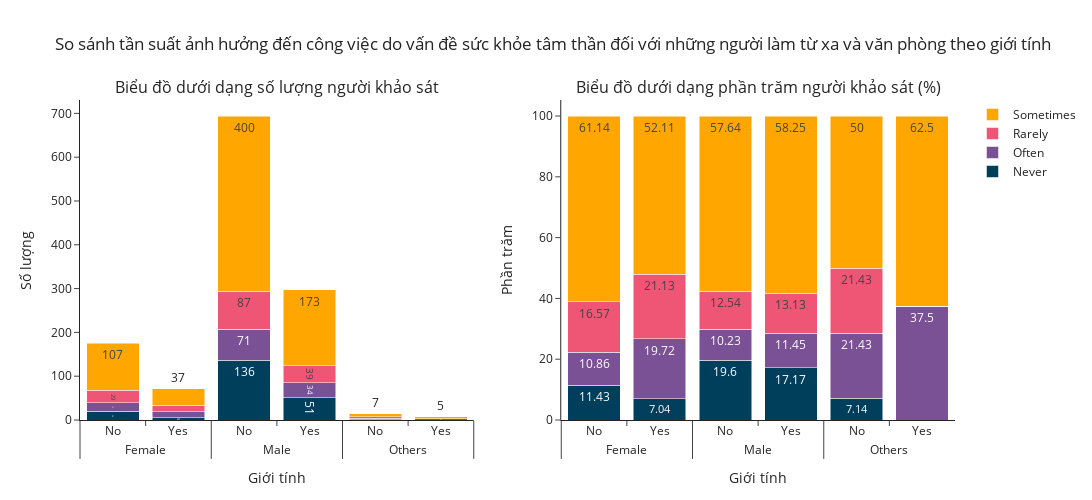

Source (notebook cell):
### Code cell
# tạo subplots
fig = make_subplots(rows=1, cols=2, subplot_titles=["Biểu đồ dưới dạng số lượng người khảo sát", "Biểu đồ dưới dạng phần trăm người khảo sát (%)"])

# thiết kế layout cho biểu đồ
fig.update_layout(
    template="simple_white",
    barmode="stack",
    height=500,
    width=1400,
    title_text="So sánh tần suất ảnh hưởng đến công việc do vấn đề sức khỏe tâm thần đối với những người làm từ xa và văn phòng theo giới tính"
)

# color pallete
colors = ['#003f5c', "#7a5195", "#ef5675", '#ffa600']

# vòng lặp vẽ từng giá trị theo work_interfere dạng stack
for r, c in zip(melted_df.work_interfere.unique(), colors):
    plot_df = melted_df[melted_df.work_interfere == r]
    fig.add_trace(
        go.Bar(x=[plot_df.Gender, plot_df.remote_work], y=plot_df.value, name=r, marker_color=c, text=plot_df.value),
         row=1, col=1
    )
for r, c in zip(melted_df.work_interfere.unique(), colors):
    plot_df = melted_df[melted_df.work_interfere == r]
    fig.add_trace(
        go.Bar(x=[plot_df.Gender, plot_df.remote_work], y=plot_df.percentage, name=r, marker_color=c,  text=plot_df.percentage, showlegend=False, ),
        row=1, col=2
    )
# thêm các title cho axis
fig.update_yaxes(title_text="Số lượng", row=1, col=1)
fig.update_xaxes(title_text="Giới tính", row=1, col=1)
fig.update_yaxes(title_text="Phần trăm", row=1, col=2)
fig.update_xaxes(title_text="Giới tính", row=1, col=2)
fig

### Figure 1 — Plotly figure (JSON) as saved in the notebook; plotly's stock layout.template omitted (floating-point values rounded to 4 significant figures)
{"data": [{"marker": {"color": "#003f5c"}, "name": "Never", "text": [20, 136, 1, 5, 51, 0], "type": "bar", "x": [["Female", "Male", "Others", "Female", "Male", "Others"], ["No", "No", "No", "Yes", "Yes", "Yes"]], "xaxis": "x", "y": [20, 136, 1, 5, 51, 0], "yaxis": "y"}, {"marker": {"color": "#7a5195"}, "name": "Often", "text": [19, 71, 3, 14, 34, 3], "type": "bar", "x": [["Female", "Male", "Others", "Female", "Male", "Others"], ["No", "No", "No", "Yes", "Yes", "Yes"]], "xaxis": "x", "y": [19, 71, 3, 14, 34, 3], "yaxis": "y"}, {"marker": {"color": "#ef5675"}, "name": "Rarely", "text": [29, 87, 3, 15, 39, 0], "type": "bar", "x": [["Female", "Male", "Others", "Female", "Male", "Others"], ["No", "No", "No", "Yes", "Yes", "Yes"]], "xaxis": "x", "y": [29, 87, 3, 15, 39, 0], "yaxis": "y"}, {"marker": {"color": "#ffa600"}, "name": "Sometimes", "text": [107, 400, 7, 37, 173, 5], "type": "bar", "x": [["Female", "Male", "Others", "Female", "Male", "Others"], ["No", "No", "No", "Yes", "Yes", "Yes"]], "xaxis": "x", "y": [107, 400, 7, 37, 173, 5], "yaxis": "y"}, {"marker": {"color": "#003f5c"}, "name": "Never", "showlegend": false, "text": [11.43, 19.6, 7.14, 7.04, 17.17, 0], "type": "bar", "x": [["Female", "Male", "Others", "Female", "Male", "Others"], ["No", "No", "No", "Yes", "Yes", "Yes"]], "xaxis": "x2", "y": [11.43, 19.6, 7.14, 7.04, 17.17, 0], "yaxis": "y2"}, {"marker": {"color": "#7a5195"}, "name": "Often", "showlegend": false, "text": [10.86, 10.23, 21.43, 19.72, 11.45, 37.5], "type": "bar", "x": [["Female", "Male", "Others", "Female", "Male", "Others"], ["No", "No", "No", "Yes", "Yes", "Yes"]], "xaxis": "x2", "y": [10.86, 10.23, 21.43, 19.72, 11.45, 37.5], "yaxis": "y2"}, {"marker": {"color": "#ef5675"}, "name": "Rarely", "showlegend": false, "text": [16.57, 12.54, 21.43, 21.13, 13.13, 0], "type": "bar", "x": [["Female", "Male", "Others", "Female", "Male", "Others"], ["No", "No", "No", "Yes", "Yes", "Yes"]], "xaxis": "x2", "y": [16.57, 12.54, 21.43, 21.13, 13.13, 0], "yaxis": "y2"}, {"marker": {"color": "#ffa600"}, "name": "Sometimes", "showlegend": false, "text": [61.14, 57.64, 50, 52.11, 58.25, 62.5], "type": "bar", "x": [["Female", "Male", "Others", "Female", "Male", "Others"], ["No", "No", "No", "Yes", "Yes", "Yes"]], "xaxis": "x2", "y": [61.14, 57.64, 50, 52.11, 58.25, 62.5], "yaxis": "y2"}], "layout": {"annotations": [{"font": {"size": 16}, "showarrow": false, "text": "Biểu đồ dưới dạng số lượng người khảo sát", "x": 0.225, "xanchor": "center", "xref": "paper", "y": 1, "yanchor": "bottom", "yref": "paper"}, {"font": {"size": 16}, "showarrow": false, "text": "Biểu đồ dưới dạng phần trăm người khảo sát (%)", "x": 0.775, "xanchor": "center", "xref": "paper", "y": 1, "yanchor": "bottom", "yref": "paper"}], "barmode": "stack", "height": 500, "title": {"text": "So sánh tần suất ảnh hưởng đến công việc do vấn đề sức khỏe tâm thần đối với những người làm từ xa và văn phòng theo giới tính"}, "width": 1400, "xaxis": {"anchor": "y", "domain": [0, 0.45], "title": {"text": "Giới tính"}}, "xaxis2": {"anchor": "y2", "domain": [0.55, 1], "title": {"text": "Giới tính"}}, "yaxis": {"anchor": "x", "domain": [0, 1], "title": {"text": "Số lượng"}}, "yaxis2": {"anchor": "x2", "domain": [0, 1], "title": {"text": "Phần trăm"}}}}
